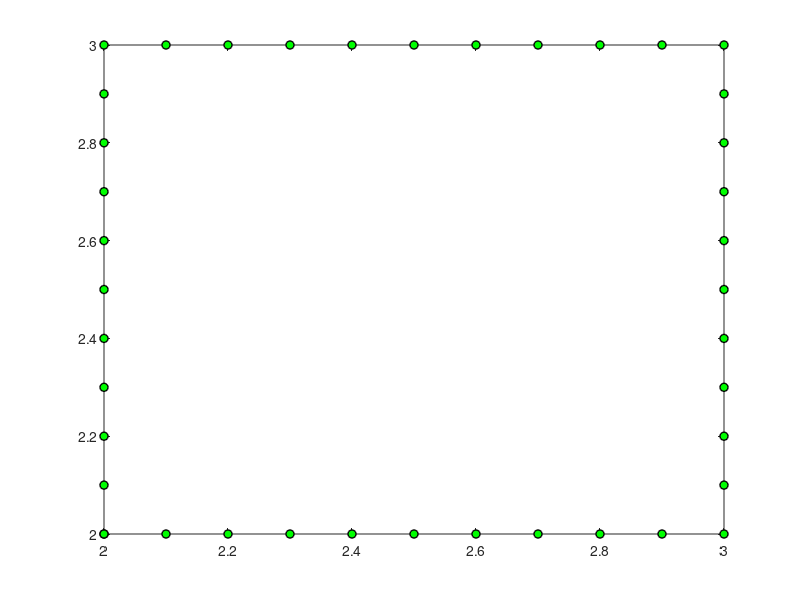

MATLAB code to generate this figure: (Note: this script raises an error after producing the figure.)
% 绘制三种类型的B样条曲线，需要前面所给的所有.m文件
%控制顶点
P = [ones(1,31),linspace(1.1,4,30),4*ones(1,30),fliplr(linspace(1,3.9,30));
    %2*ones(1,11),linspace(2.1,3,10),3*ones(1,10),fliplr(linspace(2,2.9,10));
    linspace(1,4,31),4*ones(1,30),fliplr(linspace(1,3.9,30)),ones(1,30)];
    %linspace(2,3,11),3*ones(1,10),fliplr(linspace(2,2.9,10)),2*ones(1,10)];

Q = [2*ones(1,11),linspace(2.1,3,10),3*ones(1,10),fliplr(linspace(2,2.9,10));
     linspace(2,3,11),3*ones(1,10),fliplr(linspace(2,2.9,10)),2*ones(1,10)];

n = 120; k = 3;
m = 40;
flag = 1;
% flag = 1，绘制均匀B样条曲线
% flag = 2, 绘制准均匀B样条曲线
% flag = 3, 绘制分段Bezier曲线

switch flag
    case 1
        NodeVector = linspace(0, 1, n+k+2); % 均匀B样条的节点矢量     
    plot(P(1, 1:n+1), P(2, 1:n+1),...
                        'o','LineWidth',1,...
                        'MarkerEdgeColor','k',...
                        'MarkerFaceColor','g',...
                        'MarkerSize',6);
    plot(Q(1, 1:m+1), Q(2, 1:m+1),...
                        'o','LineWidth',1,...
                        'MarkerEdgeColor','k',...
                        'MarkerFaceColor','g',...
                        'MarkerSize',6);
    %line(P(1,1:121), P(2,1:121))
    %line(P(1,122:n+1),P(2,122:n+1))   
        Nik = zeros(n+1, 1);
        for u = k/(n+k+1) : 0.001 : (n+1)/(n+k+1)
        %for u = 0 : 0.005 : 1
            for i = 0 : 1 : n
                Nik(i+1, 1) = BaseFunction(i, k , u, NodeVector);
            end
        p_u = P * Nik;
        
        line(p_u(1,1), p_u(2,1), 'Marker','.','LineStyle','-', 'Color',[.3 .6 .9]);
        end
      Mik = zeros(m+1, 1);
        for u = k/(m+k+1) : 0.001 : (m+1)/(m+k+1)
        %for u = 0 : 0.005 : 1
            for i = 0 : 1 : m
                Mik(i+1, 1) = BaseFunction(i, k , u, NodeVector);
            end
        q_u = Q * Mik;
        
        line(q_u(1,1),q_u(2,1), 'Marker','.','LineStyle','-', 'Color',[.3 .6 .9]);
        end  
        
        
    case 2
        NodeVector = U_quasi_uniform(n, k); % 准均匀B样条的节点矢量
        DrawSpline(n, k, P, NodeVector);
    case 3
        NodeVector = U_piecewise_Bezier(n, k);  % 分段Bezier曲线的节点矢量
        DrawSpline(n, k, P, NodeVector);
    otherwise
        fprintf('error!\n');
end
  % 绘制样条曲线
        